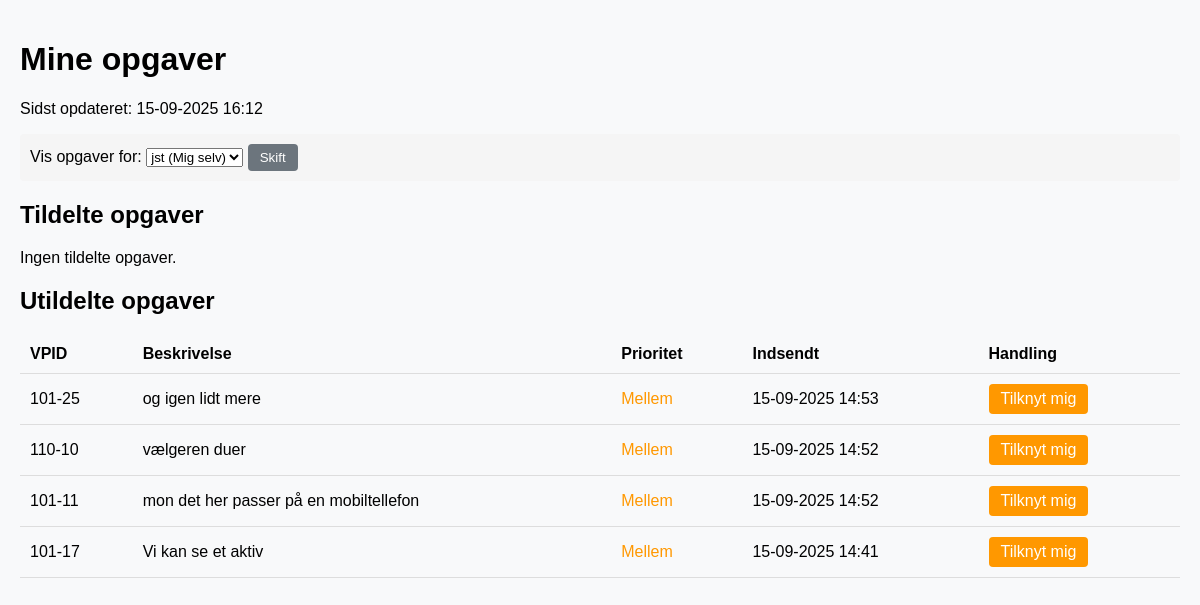
The page /mechanic/ (signed in) on the database as committed earlier.
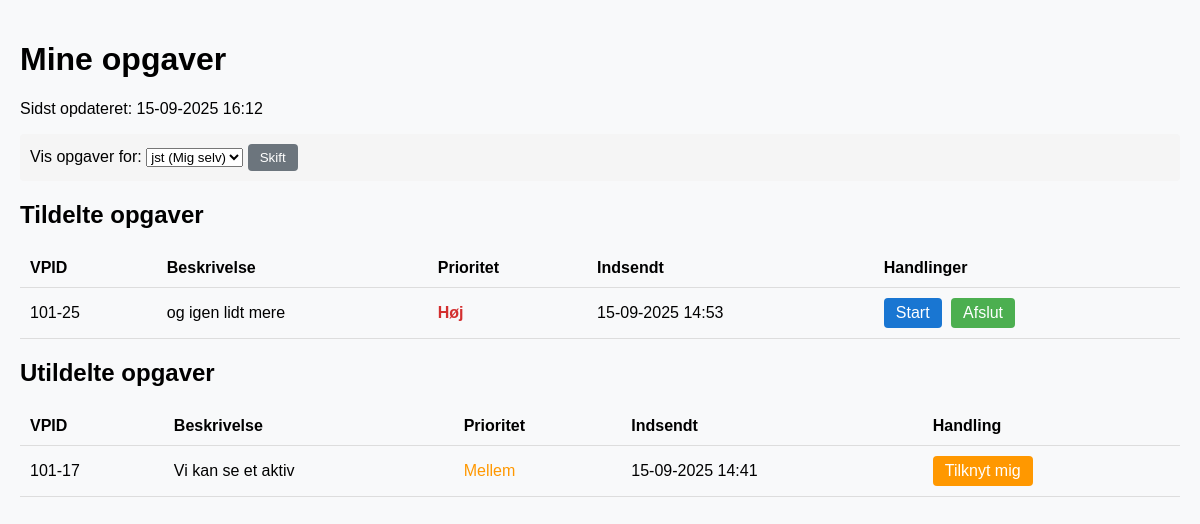
The same page on the database as committed later.
### assets/models.py (models this page shows, shortened)
class FaultReport(models.Model):
    LANGUAGE_CHOICES = [
        ('de', _("Tysk")),
        ('pl', _("Polsk")),
        ('en', _("Engelsk")),
    ]
    PRIORITY_CHOICES = [
        (1, 'Høj'),
        (2, 'Mellem'),
        (3, 'Lav'),
    ]
    title = models.CharField(max_length=100, verbose_name=_("Titel"))
    description = models.TextField(verbose_name=_("Beskrivelse (oversat)"))
    original_description = models.TextField(blank=True, null=True, verbose_name=_("Original beskrivelse"))
    sprog = models.CharField(
        max_length=2,
        choices=LANGUAGE_CHOICES,
        default='de',
        verbose_name=_("Originalt sprog")
    )
    created_at = models.DateTimeField(auto_now_add=True, verbose_name=_("Oprettet"))
    updated_at = models.DateTimeField(auto_now=True, verbose_name=_("Opdateret"))
    status = models.CharField(max_length=100, blank=True, null=True, verbose_name=_("Status"))  # null=True tilføjet
    qr_code = models.CharField(max_length=100, blank=True, null=True, default="", verbose_name=_("QR-kode"))  # null=True tilføjet
    image = models.ImageField(upload_to='fault_reports/', blank=True, verbose_name=_("Billede"))
    repair_status = models.BooleanField(default=False, verbose_name=_("Reparationsstatus"))
    machine = models.CharField(max_length=100, blank=True, null=True, default="", verbose_name=_("Maskine"))  # null=True tilføjet
    location = models.CharField(max_length=100, blank=True, null=True, default="", verbose_name=_("Lokation"))  # null=True tilføjet
    vpid = models.CharField(max_length=100, blank=True, null=True, verbose_name=_("VPID"))  # null=True tilføjet
    asset = models.ForeignKey(
        'Asset', on_delete=models.SET_NULL, null=True, blank=True, verbose_name=_("Aktiv")
    )
    priority = models.IntegerField(
        default=2,
        choices=[
            (1, _("Høj")),
            (2, _("Normal")),
            (3, _("Lav (vent til service)"))
        ],
        verbose_name=_("Prioritet")
    )
    assigned_to = models.ForeignKey(
        User,
        on_delete=models.SET_NULL,
        null=True,
        blank=True,
        verbose_name=_("Tildelt mekaniker"),
        related_name='assigned_reports'
    )
    started_at = models.DateTimeField(
        null=True,
        blank=True,
        verbose_name=_("Arbejde påbegyndt")
    )
    completed_at = models.DateTimeField(
        null=True,
        blank=True,
        verbose_name=_("Afsluttet")
    )
    completed_by = models.ForeignKey(
        User,
        on_delete=models.SET_NULL,
        null=True,
        blank=True,
        verbose_name=_("Udført af"),
        related_name='completed_reports'
    )
    notes = models.TextField(
        blank=True,
        verbose_name=_("Noter (til mekaniker)")
    )
    is_approved = models.BooleanField(
        default=False,
        verbose_name=_("Godkendt")
    )
    class Meta:
        verbose_name = _("Fejlrapport")
        verbose_name_plural = _("Fejlrapporter")
        ordering = ['-priority', '-created_at']

### assets/views.py (the view)
# urls.py: path('mechanic/', mechanic_view, name='mechanic_reports'),
@login_required
def mechanic_view(request):
    mechanic_id = request.session.get('view_as_mechanic_id')
    if not mechanic_id:  # Hvis der ikke er valgt en mekaniker, brug den aktuelle bruger
        current_mechanic = request.user
    else:
        current_mechanic = get_object_or_404(User, pk=mechanic_id)
    assigned_reports = FaultReport.objects.filter(
        assigned_to=current_mechanic,
        completed_at__isnull=True
    ).order_by('priority', '-created_at')
    unassigned_reports = FaultReport.objects.filter(
        assigned_to__isnull=True,
        completed_at__isnull=True
    ).order_by('priority', '-created_at')
    all_mechanics = User.objects.exclude(pk=request.user.id).filter(is_staff=True)
    return render(request, 'assets/mechanic_view.html', {
        'assigned_reports': assigned_reports,
        'unassigned_reports': unassigned_reports,
        'last_updated': timezone.now(),
        'current_mechanic': current_mechanic,
        'all_mechanics': all_mechanics,
    })

### assets/templates/assets/mechanic_view.html (shortened to what this page needs)
{% extends "base.html" %}
{% block content %}
<h1>Mine opgaver</h1>
<p class="last-updated">Sidst opdateret: {{ last_updated|date:"d-m-Y H:i" }}</p>
<div class="mechanic-switcher">
  <form method="post" action="/mechanic/switch/">
    <label for="mechanic-select">Vis opgaver for:</label>
    <select name="mechanic_id" id="mechanic-select">
      <option value="{{ request.user.id }}" selected>
        {{ request.user.username }} (Mig selv)
      </option>
    </select>
    <button type="submit" class="btn btn-secondary">Skift</button>
  </form>
</div>
<h2>Tildelte opgaver</h2>
{% if assigned_reports %}
<div class="reports-container">
  <table class="reports-table">
    <thead>
      <tr>
        <th>VPID</th>
        <th>Beskrivelse</th>
        <th>Prioritet</th>
        <th>Indsendt</th>
        <th>Handlinger</th>
      </tr>
    </thead>
    <tbody>
{% for report in assigned_reports %}
<tr>
  <td>{{ report.vpid }}</td>
  <td>{{ report.description }}</td>
  <td class="priority-{% if report.priority == 1 %}høj{% elif report.priority == 2 %}mellem{% else %}lav{% endif %}">
      {% if report.priority == 1 %}Høj{% elif report.priority == 2 %}Mellem{% else %}Lav{% endif %}
  </td>
  <td>{{ report.created_at|date:"d-m-Y H:i" }}</td>
  <td>
    <a href="/reports/{{ report.id }}/start/" class="button start">Start</a>
    <a href="/reports/{{ report.id }}/complete/" class="button complete">Afslut</a>
  </td>
</tr>
{% endfor %}
    </tbody>
  </table>
</div>
{% else %}
<p>Ingen tildelte opgaver.</p>
{% endif %}
<h2>Utildelte opgaver</h2>
{% if unassigned_reports %}
<div class="reports-container">
  <table class="reports-table">
    <thead>
      <tr>
        <th>VPID</th>
        <th>Beskrivelse</th>
        <th>Prioritet</th>
        <th>Indsendt</th>
        <th>Handling</th>
      </tr>
    </thead>
    <tbody>
      {% for report in unassigned_reports %}
      <tr>
        <td>{{ report.vpid }}</td>
        <td>{{ report.description }}</td>
        <td class="priority-{% if report.priority == 1 %}høj{% elif report.priority == 2 %}mellem{% else %}lav{% endif %}">
          {% if report.priority == 1 %}Høj{% elif report.priority == 2 %}Mellem{% else %}Lav{% endif %}
        </td>
        <td>{{ report.created_at|date:"d-m-Y H:i" }}</td>
        <td>
          <a href="/reports/{{ report.id }}/assign/" class="button assign">Tilknyt mig</a>
        </td>
      </tr>
      {% endfor %}
    </tbody>
  </table>
</div>
{% else %}
<p>Ingen utildelte opgaver.</p>
{% endif %}
{% endblock %}

Rows that differ between the two databases and show on the page:
no longer on this page (row edited): FaultReport: vpid "110-10", description "vælgeren duer", priority "Mellem", created_at "15-09-2025 14:52", shown under "Utildelte opgaver"
no longer on this page (row edited): FaultReport: vpid "101-11", description "mon det her passer på en mobiltellefon", priority "Mellem", created_at "15-09-2025 14:52", shown under "Utildelte opgaver"
changed FaultReport "og igen lidt mere": moves from the list under "Utildelte opgaver" to the list under "Tildelte opgaver"
Other text that changed with them:
text no longer shown: "Ingen tildelte opgaver."
text now shown: "VPID Beskrivelse Prioritet Indsendt Handlinger"
